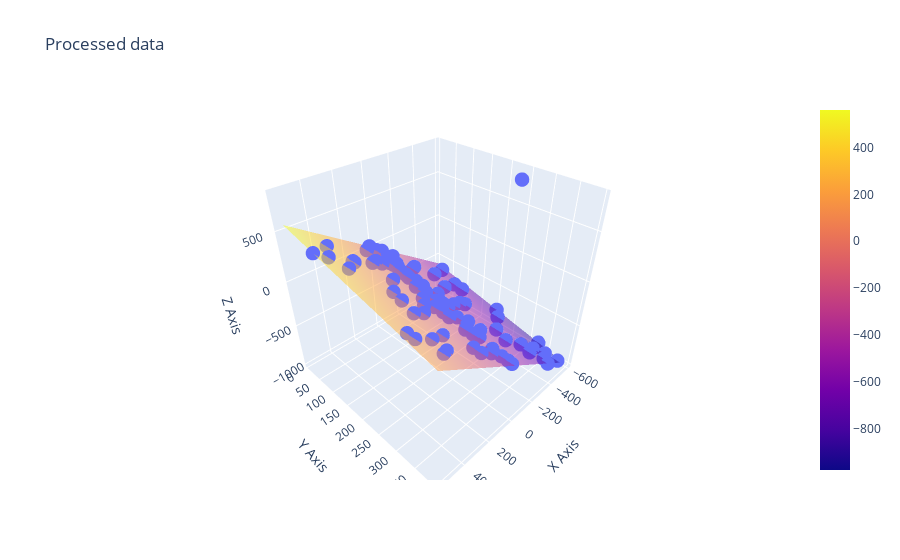

This figure's notebook cell:
### Code cell
X = data1[['x1','x2']]
Y = data1['y']
X_c, y_c = preprocess_data(X, Y)

model = LinearRegression()
model.fit(X_c, y_c)
y_pred = model.predict(X)

x_range = np.linspace(X_c['x1'].min(), X_c['x1'].max(), 30)
y_range = np.linspace(X_c['x2'].min(), X_c['x2'].max(), 30)
x_surf, y_surf = np.meshgrid(x_range, y_range)
z_surf = model.intercept_ + model.coef_[0]*x_surf + model.coef_[1]*y_surf

# Plane on preprocessed data
fig = plotly.Figure(data=[plotly.Scatter3d(
    x=x, y=y, z=z,
    mode='markers',
    marker=dict(
        size=5
    )
)])

fig.update_layout(
    title="Processed data",
    scene=dict(
        xaxis_title='X Axis',
        yaxis_title='Y Axis',
        zaxis_title='Z Axis'
    )
)

# Regression plane
fig.add_trace(plotly.Surface(
    x=x_surf,
    y=y_surf,
    z=z_surf,
    opacity=0.5
))
